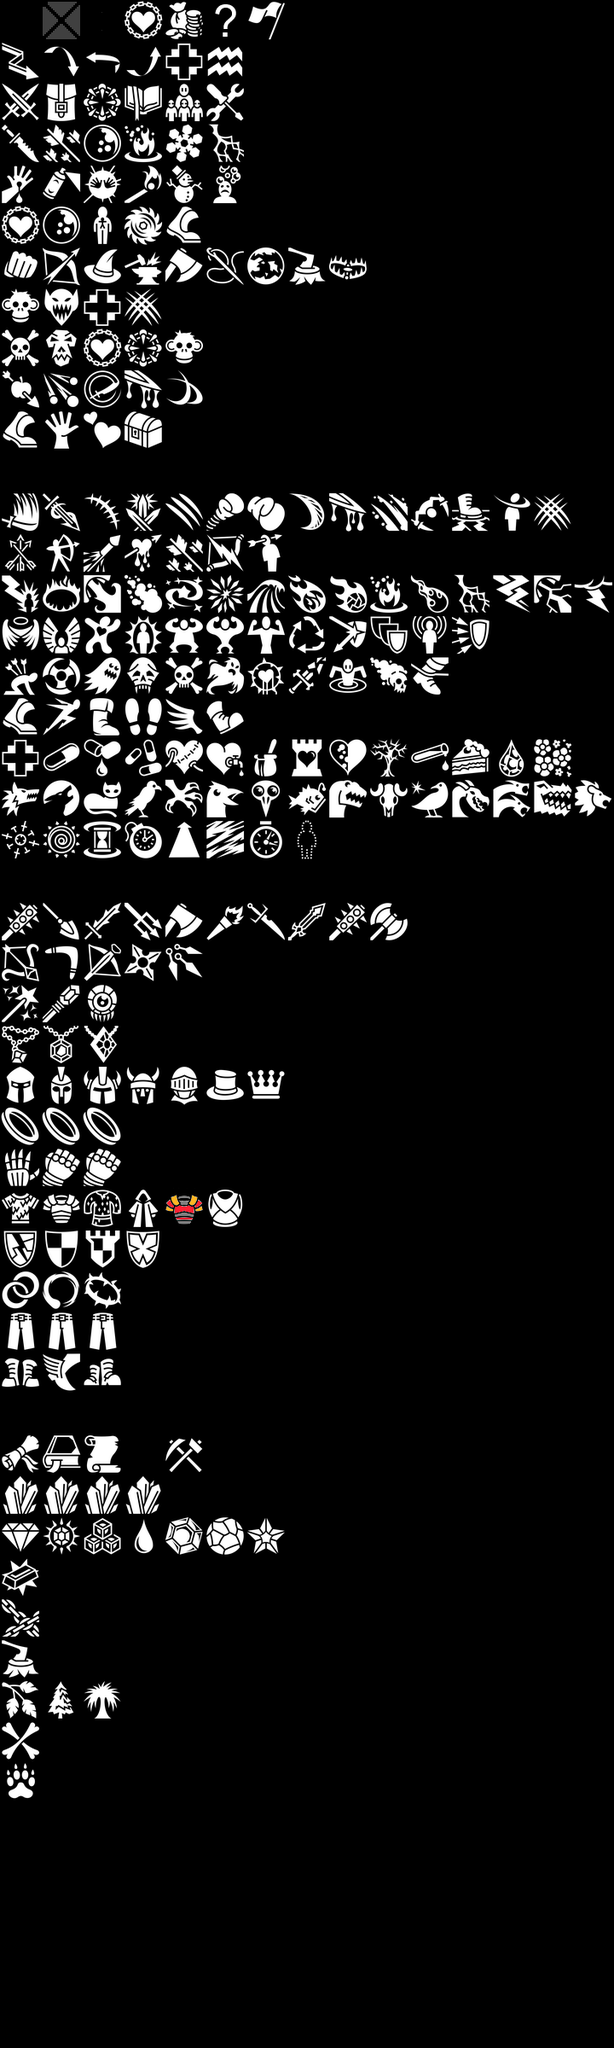

A 2D game scene composited from a Tiled map and its tileset images. What follows is a short description and the map's XML, with each tile layer's data collapsed to a summary:
An orthogonal 15x50 tile map with 48x48 px tiles, 1 tile layer (Calque de Tile 1).

<map version="1.0" orientation="orthogonal" width="15" height="50" tilewidth="48" tileheight="48">
 <tileset firstgid="1" name="iconSheetAll" tilewidth="48" tileheight="48">
  <image source="iconSheetAll.PNG" trans="ff00ff" width="720" height="4000" />
 </tileset>
 <layer name="Calque de Tile 1" width="15" height="50">
  <data>[750 cells, 241 non-empty, 215 distinct tile ids]</data>
 </layer>
</map>
